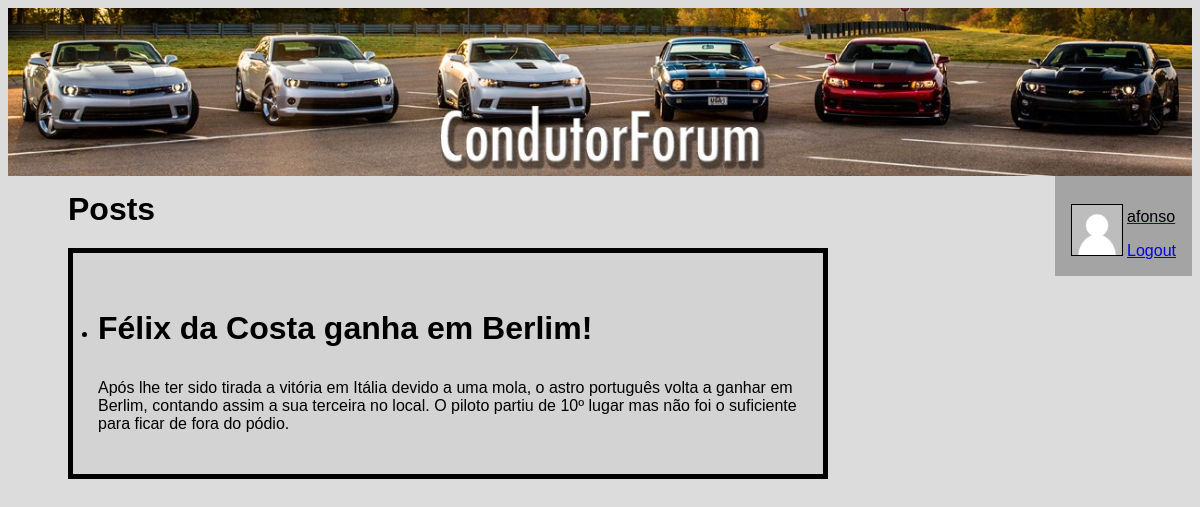
The page /forum/index_noticia (signed in) on the database its author committed.
### forum/models.py (models this page shows, shortened)
class Condutor(models.Model):
    user = models.OneToOneField(User, on_delete=models.CASCADE, primary_key=True)
    modelo_carro = models.CharField(max_length=50)
    numero_posts = models.IntegerField(default=0)
    avatar = models.ImageField(default='forum/images/default.png', blank=True)

class Noticia(models.Model):
    titulo = models.CharField(max_length=50)
    texto = models.TextField()
    pub_data = models.DateTimeField('data de publicacao')
    imagem = models.ImageField(blank=True)

### forum/views.py (the view)
# urls.py: path('index_noticia', views.index_noticia, name='index_noticia'),
def index_noticia(request):
    latest_noticia_list = Noticia.objects.order_by('-pub_data')[:10]
    context = {'latest_noticia_list': latest_noticia_list}
    return render(request, 'forum/index_noticia.html', context)

### forum/templates/forum/index_noticia.html (shortened to what this page needs)
{% load static %}
<link rel="stylesheet" type="text/css"
      href="{% static 'forum/style.css' %}"/>
<!DOCTYPE html>
<html lang="pt">
{% block header %}
<header>
    <a href="http://127.0.0.1:8000/forum/index_noticia">
        <img src="{% static 'forum/images/header1.jpg' %}" alt="CondutorForum" width="100%" height="auto">
    </a>
</header>
{% endblock %}
{% block sidebar %}
<aside>
    <div class="parent">
        {% if request.user.is_authenticated %}
        <div class="inline-block-child">
            <img class="foto_perfil" src="{% static user.condutor.avatar %}" alt="Foto de perfil"/>
        </div>
        <div class="inline-block-child">
            <a href="{% url 'forum:info' %}">
                <p>{{ request.user.username }}</p>
            </a>
            <a href="{% url 'forum:logout' %}">Logout</a>
            {% else %}
            <a href="{% url 'forum:fazerLogin' %}">Login</a>
            <a href="{% url 'forum:signin' %}">Criar conta</a>
            {% endif %}
        </div>
    </div>
</aside>
{% endblock %}
{% block conteudo %}
<div class="top">
    <a class="titulo" href="{% url 'forum:index' %}">Posts</a>
</div>
{% if latest_noticia_list %}
<ul>
    {% for noticia in latest_noticia_list %}
    <div class="caixinha">
        <li>
            <p class="titulo">
                {{ noticia.titulo }}
            </p>
            <p>{{ noticia.texto }}</p>
        </li>
    </div>
    {% endfor %}
</ul>
{% else %}
<p>Nao há notícias.</p>
{% endif %}
{% endblock %}
</html>

### forum/static/forum/style.css (style rules this page uses)
p { color: black; }
* { font-family: Arial, serif; }
li { text-align: left; }
.foto_perfil { border: 1px solid black; height: 50px; width: auto; }
.caixinha { border: 5px solid #000000; background-color: lightgrey; width: 700px; padding: 25px; margin: 20px; }
.titulo { text-decoration: none; color: black; font-weight: bold; font-size: 2em; }
.top { margin-left: 60px; margin-top: 15px; }
.parent { padding: 1rem; }
.inline-block-child { display: inline-block; }
aside { background-color: rgb(164, 164, 164); float: right; }

### rows shown on the page
Noticia: titulo "Félix da Costa ganha em Berlim!", texto "Após lhe ter sido tirada a vitória em Itália devido a uma mola, o astro português volta a ganhar em Berlim, contando assim a sua terceira no local. O piloto partiu de 10º lugar mas não foi o suficiente para ficar de fora do pódio."

### other values the page prints
{{ request.user.username }} "afonso"
